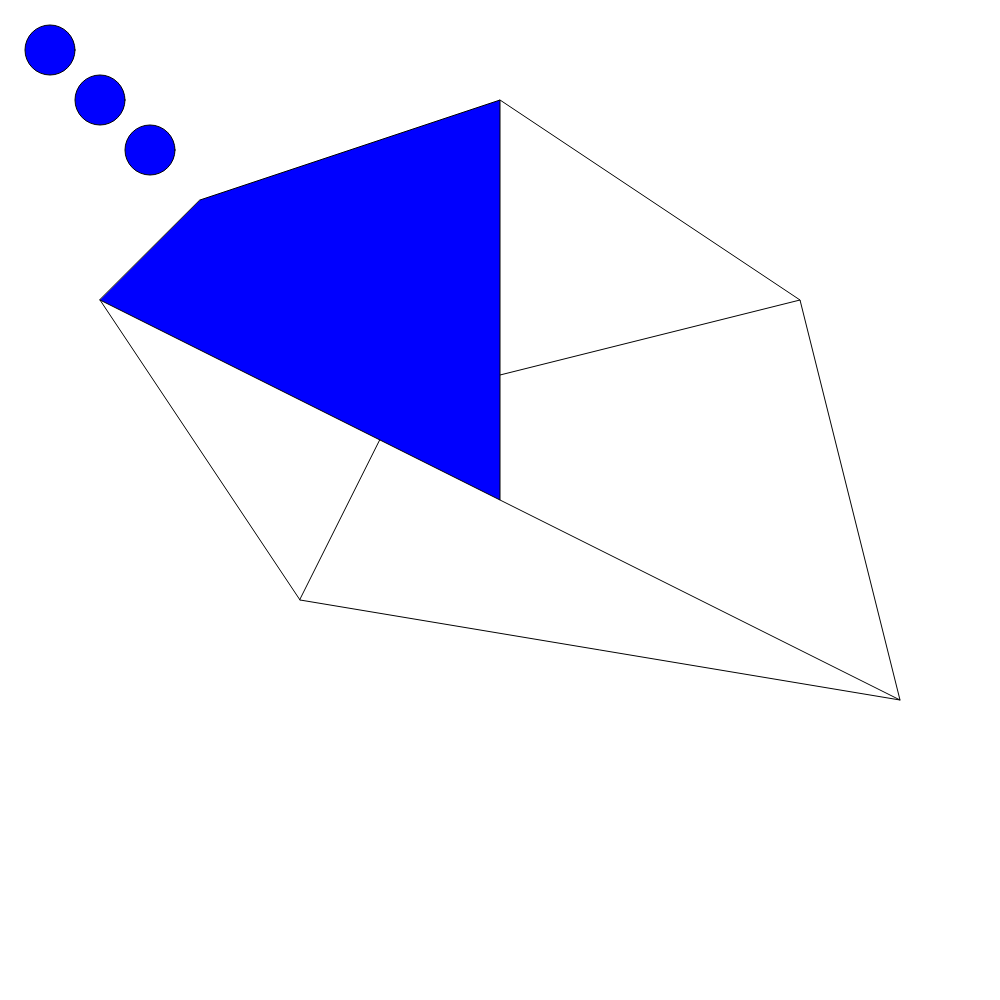
Frame 1 (no input)
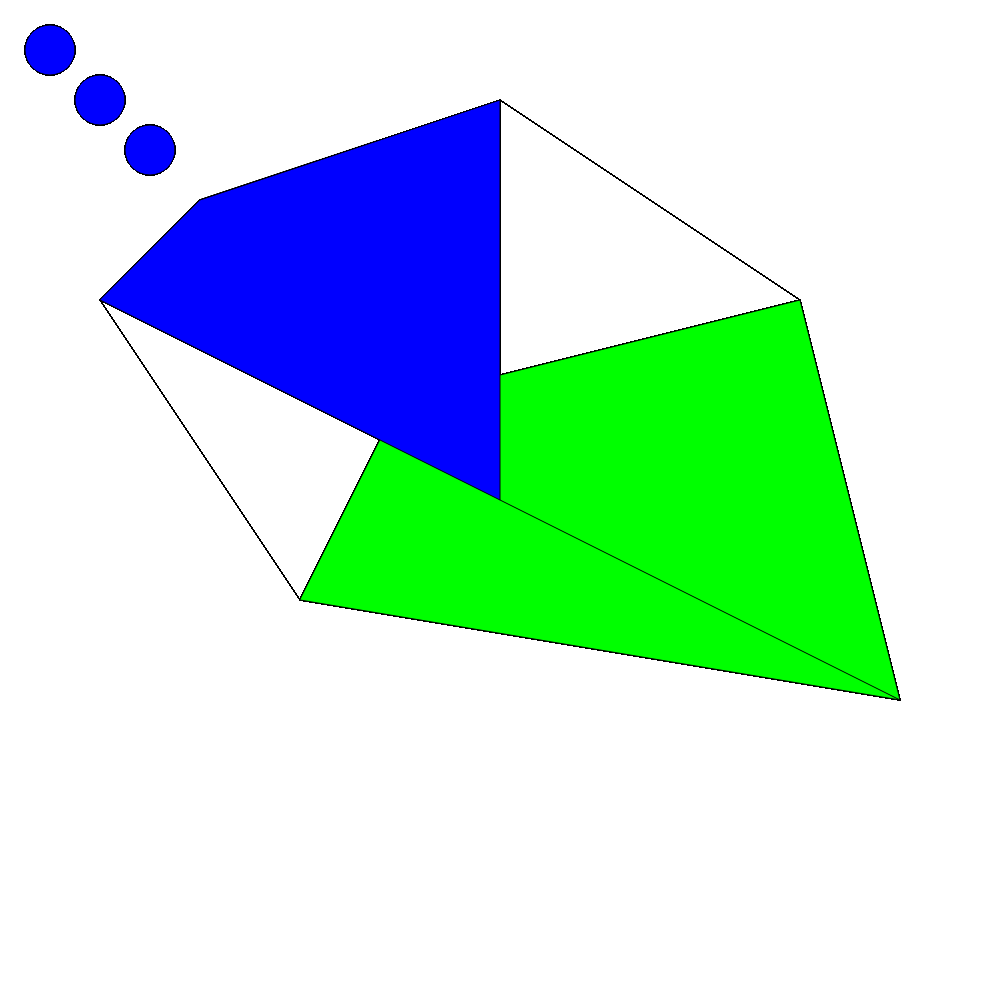
Frame 60 (no input)
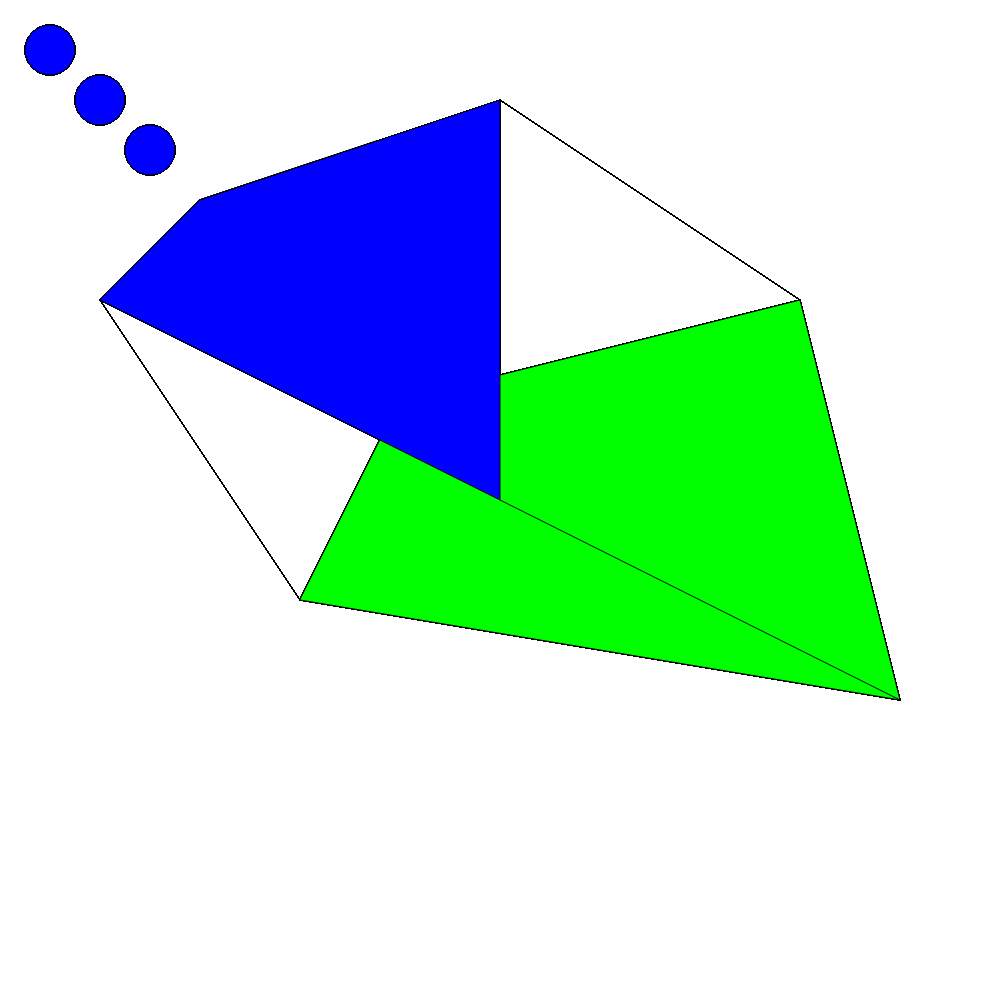
Frame 120 (the mouse pressed at the canvas centre since frame 60)

The p5.js sketch that drew these frames (run headless with seeded random() and noise() and a simulated clock; from frame 60 on, the mouse is pressed at the canvas centre):

// p5.js sketch
// ── sketch.js



function setup() {
createCanvas(1000, 1000);
background(255)


}



function draw() {
quad(400, 400, 800, 300, 900, 700, 300, 600);
fill(0,0,255)
quad(200, 200, 500, 100, 500, 500, 100, 300);
line(100, 300, 300, 600);
line(500, 500, 900, 700);
line(500, 100, 800, 300)

circles(50,50)
circles(100,100)
circles(150,150)



if (keyIsPressed === true) {
  fill(255,0,0);
} else {
  fill(0,255,0);
}

}

function circles(x,y){
  ellipse(x,y,50,50)
}
